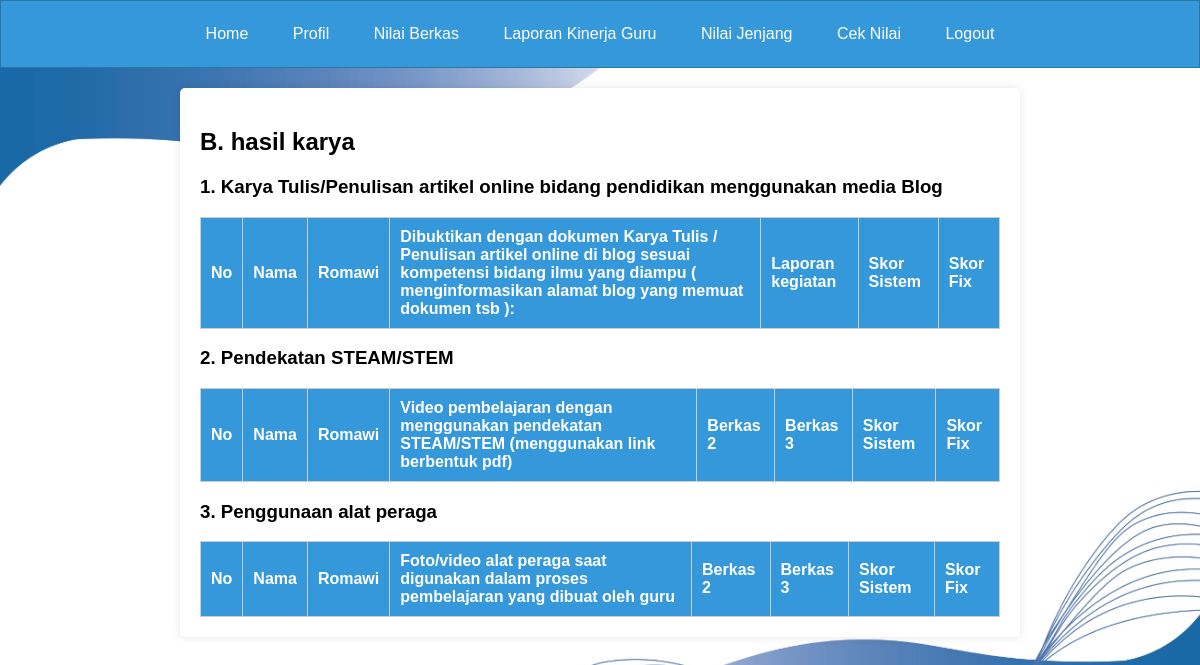
Before: /page_beri_nilai_guru1b.php with the older database file.
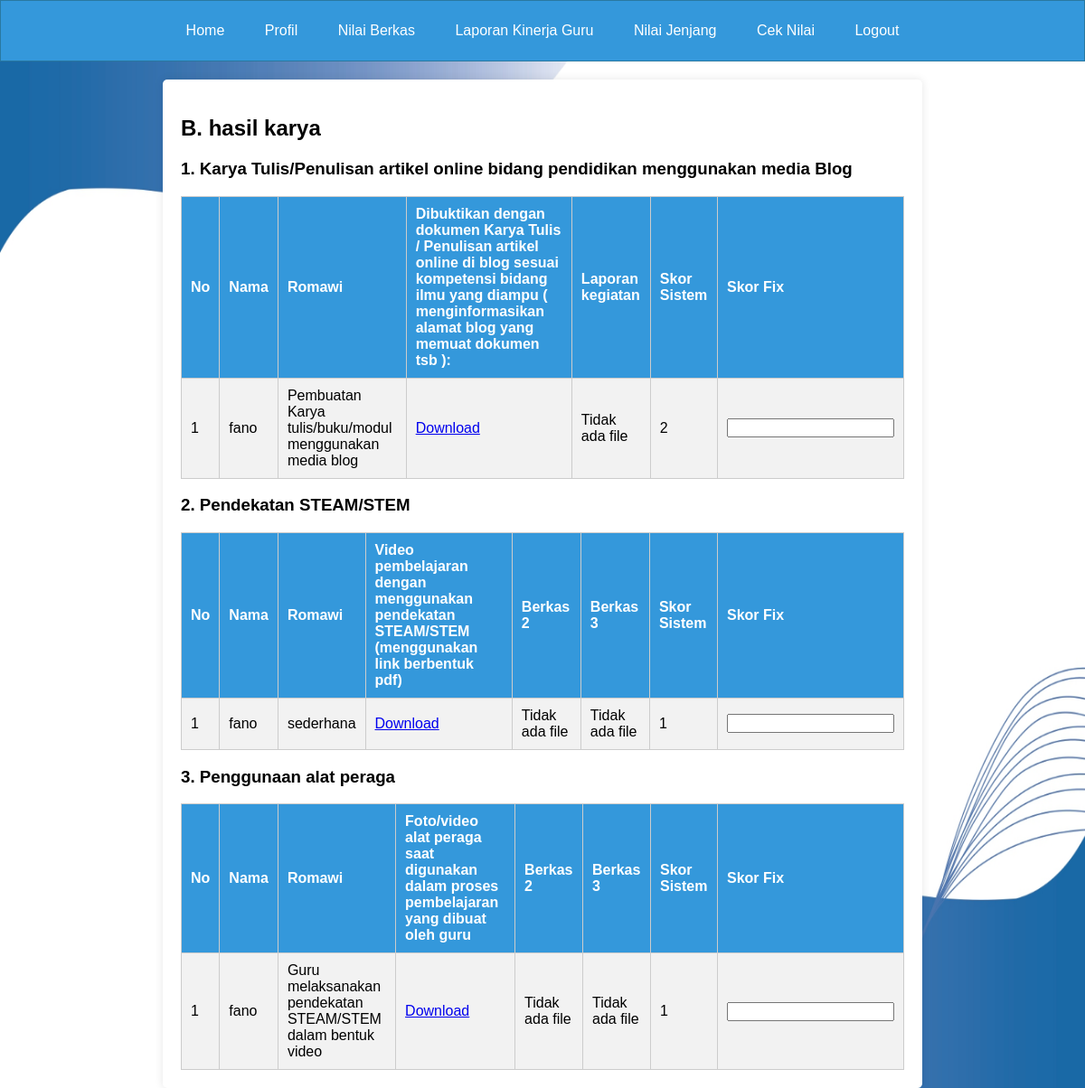
After: the same page with the newer database file.
### tables this page shows
CREATE TABLE `tabel_p_pendidikan2` (
  `id_penilaian` int(11) NOT NULL,
  `id` int(11) DEFAULT NULL,
  `nama` varchar(255) DEFAULT NULL,
  `ia1` varchar(255) DEFAULT NULL,
  `poinia1` int(11) DEFAULT NULL,
  `apoinia1` int(11) NOT NULL,
  `berkasia1` longblob DEFAULT NULL,
  `berkasia11` longblob DEFAULT NULL,
  `berkasia111` longblob DEFAULT NULL,
  `iab1` varchar(255) DEFAULT NULL,
  `poiniab1` int(11) DEFAULT NULL,
  `apoiniab1` int(11) DEFAULT NULL,
  `berkasiab1` longblob DEFAULT NULL,
  `berkasiab11` longblob DEFAULT NULL,
  `berkasiab111` longblob DEFAULT NULL,
  `iac1` varchar(255) DEFAULT NULL,
  `poiniac1` int(11) DEFAULT NULL,
  `apoiniac1` int(11) DEFAULT NULL,
  `berkasiac1` longblob DEFAULT NULL,
  `berkasiac11` longblob DEFAULT NULL,
  `berkasiac111` longblob DEFAULT NULL,
  `ia2` varchar(255) DEFAULT NULL,
  `poinia2` int(11) DEFAULT NULL,
  `apoinia2` int(11) DEFAULT NULL,
  `berkasia2` longblob DEFAULT NULL,
  `berkasia22` longblob DEFAULT NULL,
  `berkasia222` longblob DEFAULT NULL,
  `ib1` varchar(255) DEFAULT NULL,
  `poinib1` int(11) DEFAULT NULL,
  `apoinib1` int(11) DEFAULT NULL,
  `berkasib1` longblob DEFAULT NULL,
  `berkasib11` longblob DEFAULT NULL,
  `berkasib111` longblob DEFAULT NULL,
  `ib2` varchar(255) DEFAULT NULL,
  `poinib2` int(11) DEFAULT NULL,
  `apoinib2` int(11) DEFAULT NULL,
  `berkasib2` longblob DEFAULT NULL,
  `berkasib22` longblob DEFAULT NULL,
  `berkasib222` longblob DEFAULT NULL,
  `ib3` varchar(255) DEFAULT NULL,
  `poinib3` int(11) DEFAULT NULL,
  `apoinib3` int(11) DEFAULT NULL,
  `berkasib3` longblob DEFAULT NULL,
  `berkasib33` longblob DEFAULT NULL,
  `berkasib333` longblob DEFAULT NULL,
  `ib4` varchar(255) DEFAULT NULL,
  `poinib4` int(11) DEFAULT NULL,
  `apoinib4` int(11) DEFAULT NULL,
  `berkasib4` longblob DEFAULT NULL,
  `berkasib44` longblob DEFAULT NULL,
  `berkasib444` longblob DEFAULT NULL,
  `ib5` varchar(255) DEFAULT NULL,
  `poinib5` int(11) DEFAULT NULL,
  `apoinib5` int(11) DEFAULT NULL,
  `berkasib5` longblob DEFAULT NULL,
  `berkasib55` longblob DEFAULT NULL,
  `berkasib555` longblob DEFAULT NULL,
  `ib6` varchar(255) DEFAULT NULL,
  `poinib6` int(11) DEFAULT NULL,
  `apoinib6` int(11) DEFAULT NULL,
  `berkasib6` longblob DEFAULT NULL,
  `berkasib66` longblob DEFAULT NULL,
  `berkasib666` longblob DEFAULT NULL,
  `ic1` varchar(255) DEFAULT NULL,
  `poinic1` int(11) DEFAULT NULL,
  `apoinic1` int(11) DEFAULT NULL,
  `berkasic1` longblob DEFAULT NULL,
  `berkasic11` longblob DEFAULT NULL,
  `berkasic111` longblob DEFAULT NULL,
  `berkasic1111` longblob DEFAULT NULL,
  `berkasic11111` longblob DEFAULT NULL,
  `ic2` varchar(255) DEFAULT NULL,
  `poinic2` int(11) DEFAULT NULL,
  `apoinic2` longblob DEFAULT NULL,
  `berkasic2` longblob DEFAULT NULL,
  `icb2` varchar(255) DEFAULT NULL,
  `poinicb2` int(11) DEFAULT NULL,
  `apoinicb2` int(11) DEFAULT NULL,
  `berkasicb2` longblob DEFAULT NULL,
  `icc2` varchar(255) DEFAULT NULL,
  `poinicc2` int(11) DEFAULT NULL,
  `apoinicc2` int(11) DEFAULT NULL,
  `berkasicc2` longblob DEFAULT NULL,
  `icd2` varchar(255) DEFAULT NULL,
  `poinicd2` int(11) DEFAULT NULL,
  `apoinicd2` int(11) DEFAULT NULL,
  `berkasicd2` longblob DEFAULT NULL,
  `id1` varchar(255) DEFAULT NULL,
  `poinid1` int(11) DEFAULT NULL,
  `apoinid1` int(11) DEFAULT NULL,
  `berkasid1` longblob DEFAULT NULL,
  `berkasid11` longblob DEFAULT NULL,
  `berkasid111` longblob NOT NULL,
  `ie1` varchar(255) DEFAULT NULL,
  `poinie1` int(11) DEFAULT NULL,
  `apoinie1` int(11) DEFAULT NULL,
  `berkasie1` longblob DEFAULT NULL,
  `berkasie11` longblob DEFAULT NULL,
  `berkasie111` longblob DEFAULT NULL,
  `ie2` varchar(255) DEFAULT NULL,
  `poinie2` int(11) DEFAULT NULL,
  `apoinie2` int(11) DEFAULT NULL,
  `berkasie2` longblob DEFAULT NULL,
  `berkasie22` longblob DEFAULT NULL,
  `iia1` varchar(255) DEFAULT NULL,
  `poiniia1` int(11) DEFAULT NULL,
  `apoiniia1` int(11) DEFAULT NULL,
  `berkasiia1` longblob DEFAULT NULL,
  `berkasiia11` longblob DEFAULT NULL,
  `berkasiia111` longblob DEFAULT NULL,
  `iia2` varchar(255) DEFAULT NULL,
  `poiniia2` int(11) DEFAULT NULL,
  `apoiniia2` int(11) DEFAULT NULL,
  `berkasiia2` longblob DEFAULT NULL,
  `berkasiia22` longblob DEFAULT NULL,
  `berkasiia222` longblob DEFAULT NULL,
  `iiab2` varchar(255) DEFAULT NULL,
  `poiniiab2` int(11) DEFAULT NULL,
  `apoiniiab2` int(11) DEFAULT NULL,
  `berkasiiab2` longblob DEFAULT NULL,
  `berkasiiab22` longblob DEFAULT NULL,
  `berkasiiab222` longblob DEFAULT NULL,
  `berkasiiab2222` longblob DEFAULT NULL,
  `iib1` varchar(255) DEFAULT NULL,
  `poiniib1` int(11) DEFAULT NULL,
  `apoiniib1` int(11) DEFAULT NULL,
  `berkasiib1` longblob DEFAULT NULL,
  `berkasiib11` longblob DEFAULT NULL,
  `berkasiib111` longblob DEFAULT NULL,
  `iib2` varchar(255) DEFAULT NULL,
  `poiniib2` int(11) DEFAULT NULL,
  `apoiniib2` int(11) DEFAULT NULL,
  `berkasiib2` longblob DEFAULT NULL,
  `berkasiib22` longblob DEFAULT NULL,
  `berkasiib222` longblob DEFAULT NULL,
  `iib3` varchar(255) DEFAULT NULL,
  `poiniib3` int(11) DEFAULT NULL,
  `apoiniib3` int(11) DEFAULT NULL,
  `berkasiib3` longblob DEFAULT NULL,
  `berkasiib33` longblob DEFAULT NULL,
  `berkasiib333` longblob DEFAULT NULL,
  `iiba3` varchar(255) DEFAULT NULL,
  `poiniiba3` int(11) DEFAULT NULL,
  `apoiniiba3` int(11) DEFAULT NULL,
  `berkasiiba3` longblob DEFAULT NULL,
  `berkasiiba33` longblob DEFAULT NULL,
  `berkasiiba333` longblob DEFAULT NULL,
  `berkasiiba3333` longblob DEFAULT NULL,
  `iib4` varchar(255) DEFAULT NULL,
  `poiniib4` int(11) DEFAULT NULL,
  `apoiniib4` int(11) DEFAULT NULL,
  `berkasiib4` longblob DEFAULT NULL,
  `berkasiib44` longblob DEFAULT NULL,
  `berkasiib444` longblob DEFAULT NULL,
  `iibb4` varchar(255) DEFAULT NULL,
  `poiniibb4` int(11) DEFAULT NULL,
  `apoiniibb4` int(11) DEFAULT NULL,
  `berkasiibb4` longblob DEFAULT NULL,
  `berkasiibb44` longblob DEFAULT NULL,
  `berkasiibb444` longblob DEFAULT NULL,
  `iibc4` varchar(255) DEFAULT NULL,
  `poiniibc4` int(11) DEFAULT NULL,
  `apoiniibc4` int(11) DEFAULT NULL,
  `berkasiibc4` longblob DEFAULT NULL,
  `berkasiibc44` longblob DEFAULT NULL,
  `berkasiibc444` longblob DEFAULT NULL,
  `iiia1` varchar(255) DEFAULT NULL,
  `poiniiia1` int(11) DEFAULT NULL,
  `apoiniiia1` int(11) DEFAULT NULL,
  `berkasiiia1` longblob DEFAULT NULL,
  `berkasiiia11` longblob DEFAULT NULL,
  `berkasiiia111` longblob DEFAULT NULL,
  `iiib1` varchar(255) DEFAULT NULL,
  `poiniiib1` int(11) DEFAULT NULL,
  `apoiniiib1` int(11) DEFAULT NULL,
  `berkasiiib1` longblob DEFAULT NULL,
  `berkasiiib11` longblob DEFAULT NULL,
  `berkasiiib111` longblob DEFAULT NULL,
  `berkasiiib1111` longblob DEFAULT NULL,
  `berkasiiib11111` longblob DEFAULT NULL,
  `iiic1` varchar(255) DEFAULT NULL,
  `poiniiic1` int(11) DEFAULT NULL,
  `apoiniiic1` int(11) DEFAULT NULL,
  `berkasiiic1` longblob DEFAULT NULL,
  `berkasiiic11` longblob DEFAULT NULL,
  `berkasiiic111` longblob DEFAULT NULL,
  `berkasiiic1111` longblob DEFAULT NULL,
  `berkasiiic11111` longblob DEFAULT NULL,
  `iva1` varchar(255) DEFAULT NULL,
  `poiniva1` int(11) DEFAULT NULL,
  `apoiniva1` int(11) DEFAULT NULL,
  `berkasiva1` longblob DEFAULT NULL,
  `berkasiva11` longblob DEFAULT NULL,
  `berkasiva111` longblob DEFAULT NULL,
  `ivb1` varchar(255) DEFAULT NULL,
  `poinivb1` int(11) DEFAULT NULL,
  `apoinivb1` int(11) DEFAULT NULL,
  `berkasivb1` longblob DEFAULT NULL,
  `berkasivb11` longblob DEFAULT NULL,
  `berkasivb111` longblob DEFAULT NULL,
  `ivc1` varchar(255) DEFAULT NULL,
  `poinivc1` int(11) DEFAULT NULL,
  `apoinivc1` int(11) DEFAULT NULL,
  `berkasivc1` longblob DEFAULT NULL,
  `berkasivc11` longblob DEFAULT NULL,
  `berkasivc111` longblob DEFAULT NULL,
  `ivd1` varchar(255) DEFAULT NULL,
  `poinivd1` int(11) DEFAULT NULL,
  `apoinivd1` int(11) DEFAULT NULL,
  `berkasivd1` longblob DEFAULT NULL,
  `berkasivd11` longblob DEFAULT NULL,
  `berkasivd111` longblob DEFAULT NULL,
  `ive1` varchar(255) DEFAULT NULL,
  `poinive1` int(11) DEFAULT NULL,
  `apoinive1` int(11) DEFAULT NULL,
  `berkasive1` longblob DEFAULT NULL,
  `berkasive11` longblob DEFAULT NULL,
  `berkasive111` longblob DEFAULT NULL,
  `ivea1` varchar(255) DEFAULT NULL,
  `poinivea1` int(11) DEFAULT NULL,
  `apoinivea1` int(11) DEFAULT NULL,
  `berkasivea1` longblob DEFAULT NULL,
  `ive2` varchar(255) DEFAULT NULL,
  `poinive2` int(11) DEFAULT NULL,
  `apoinive2` int(11) DEFAULT NULL,
  `berkasive2` longblob DEFAULT NULL,
  `berkasive22` longblob DEFAULT NULL,
  `berkasive222` longblob DEFAULT NULL,
  `tahun_penilaian` varchar(4) DEFAULT NULL,
  `nilai` int(10) DEFAULT NULL,
  `nilaivalidasi` int(15) NOT NULL,
  `validasi` varchar(20) DEFAULT NULL,
  `Aktivasi` int(10) NOT NULL,
  `TIMESTAMP` timestamp NOT NULL DEFAULT '2024-06-03 16:59:59'
);

### page_beri_nilai_guru1b.php (the view, shortened to what the rows shown need)
<?php
include "koneksi.php";
$tahun_ini = date("Y");
?>
<!DOCTYPE html>
<html lang="en">
<head>
</head>
<body>
    <div class="container">
        <h2>B. hasil karya</h2>
        <table>
            <tr>
                <th>No</th>
                <th>Nama</th>
                <th>Romawi</th>
                <th>Dibuktikan dengan dokumen Karya Tulis / Penulisan artikel online di blog sesuai kompetensi bidang ilmu yang diampu ( menginformasikan alamat blog yang memuat dokumen tsb ):</th>
                <th>Laporan kegiatan</th>
                <th>Skor Sistem</th>
                <th>Skor Fix</th>
            </tr>
            <?php
            $no = 1;
            $query_ia = mysqli_query($koneksi, "SELECT * FROM tabel_p_pendidikan2 WHERE tahun_penilaian = '$tahun_ini'");
            while ($row = mysqli_fetch_array($query_ia)) {
                $file_berkasiaa = $row['berkasib1'];
                $file_berkasiaaa = $row['berkasib11'];
            ?>
                <tr>
                    <td><?php echo $no++; ?></td>
                    <td><?php echo $row['nama']; ?></td>
                    <td><?php echo $row['ib1']; ?></td>
                    <td>
                        <?php if (!empty($file_berkasiaa)) { ?>
                            <a href="uploads/<?php echo $file_berkasiaa; ?>" target="_blank">Download</a>
                        <?php } else {
                            echo "Tidak ada file";
                        } ?>
                    </td>
                    <td>
                        <?php if (!empty($file_berkasiaaa)) { ?>
                            <a href="uploads/<?php echo $file_berkasiaaa; ?>" target="_blank">Download</a>
                        <?php } else {
                            echo "Tidak ada file";
                        } ?>
                    </td>
                    <td><?php echo $row['poinib1']; ?></td>
                    <td>
                        <input type="text" class="editable-ib1" data-id="<?php echo $row['id']; ?>" value="<?php echo $row['apoinib1']; ?>">
                    </td>
                </tr>
            <?php } ?>
        </table>
        <table>
            <tr>
                <th>No</th>
                <th>Nama</th>
                <th>Romawi</th>
                <th>Video pembelajaran dengan menggunakan pendekatan STEAM/STEM (menggunakan link berbentuk pdf)</th>
                <th>Berkas 2</th>
                <th>Berkas 3</th>
                <th>Skor Sistem</th>
                <th>Skor Fix</th>
            </tr>
            <?php
            $no = 1;
            $query_ia = mysqli_query($koneksi, "SELECT * FROM tabel_p_pendidikan2 WHERE tahun_penilaian = '$tahun_ini'");
            while ($row = mysqli_fetch_array($query_ia)) {
                $file_berkasiaa = $row['berkasib2'];
                $file_berkasiaaa = $row['berkasib22'];
                $file_berkasiaaaa = $row['berkasib222'];
            ?>
                <tr>
                    <td><?php echo $no++; ?></td>
                    <td><?php echo $row['nama']; ?></td>
                    <td><?php echo $row['ib2']; ?></td>
                    <td>
                        <?php if (!empty($file_berkasiaa)) { ?>
                            <a href="uploads/<?php echo $file_berkasiaa; ?>" target="_blank">Download</a>
                        <?php } else {
                            echo "Tidak ada file";
                        } ?>
                    </td>
                    <td>
                        <?php if (!empty($file_berkasiaaa)) { ?>
                            <a href="uploads/<?php echo $file_berkasiaaa; ?>" target="_blank">Download</a>
                        <?php } else {
                            echo "Tidak ada file";
                        } ?>
                    </td>
                    <td>
                        <?php if (!empty($file_berkasiaaaa)) { ?>
                            <a href="uploads/<?php echo $file_berkasiaaaa; ?>" target="_blank">Download</a>
                        <?php } else {
                            echo "Tidak ada file";
                        } ?>
                    </td>
                    <td><?php echo $row['poinib2']; ?></td>
                    <td>
                        <input type="text" class="editable-ib2" data-id="<?php echo $row['id']; ?>" value="<?php echo $row['apoinib2']; ?>">
                    </td>
                </tr>
            <?php } ?>
        </table>
        <table>
            <tr>
                <th>No</th>
                <th>Nama</th>
                <th>Romawi</th>
                <th>Foto/video alat peraga saat digunakan dalam proses pembelajaran yang dibuat oleh guru</th>
                <th>Berkas 2</th>
                <th>Berkas 3</th>
                <th>Skor Sistem</th>
                <th>Skor Fix</th>
            </tr>
            <?php
            $no = 1;
            $query_ia = mysqli_query($koneksi, "SELECT * FROM tabel_p_pendidikan2 WHERE tahun_penilaian = '$tahun_ini'");
            while ($row = mysqli_fetch_array($query_ia)) {
                $file_berkasiaa = $row['berkasib3'];
                $file_berkasiaaa = $row['berkasib33'];
                $file_berkasiaaaa = $row['berkasib333'];
            ?>
                <tr>
                    <td><?php echo $no++; ?></td>
                    <td><?php echo $row['nama']; ?></td>
                    <td><?php echo $row['ib3']; ?></td>
                    <td>
                        <?php if (!empty($file_berkasiaa)) { ?>
                            <a href="uploads/<?php echo $file_berkasiaa; ?>" target="_blank">Download</a>
                        <?php } else {
                            echo "Tidak ada file";
                        } ?>
                    </td>
                    <td>
                        <?php if (!empty($file_berkasiaaa)) { ?>
                            <a href="uploads/<?php echo $file_berkasiaaa; ?>" target="_blank">Download</a>
                        <?php } else {
                            echo "Tidak ada file";
                        } ?>
                    </td>
                    <td>
                        <?php if (!empty($file_berkasiaaaa)) { ?>
                            <a href="uploads/<?php echo $file_berkasiaaaa; ?>" target="_blank">Download</a>
                        <?php } else {
                            echo "Tidak ada file";
                        } ?>
                    </td>
                    <td><?php echo $row['poinib3']; ?></td>
                    <td>
                        <input type="text" class="editable-ib3" data-id="<?php echo $row['id']; ?>" value="<?php echo $row['apoinib3']; ?>">
                    </td>
                </tr>
            <?php } ?>
        </table>
    </div>
</body>
</html>

Changed rows visible on the page:
added tabel_p_pendidikan2: nama "fano", ib1 "Pembuatan Karya tulis/buku/modul menggunakan media blog", poinib1 "2", ib2 "sederhana", poinib2 "1", ib3 "Guru melaksanakan pendekatan STEAM/STEM dalam bentuk video", poinib3 "1"
